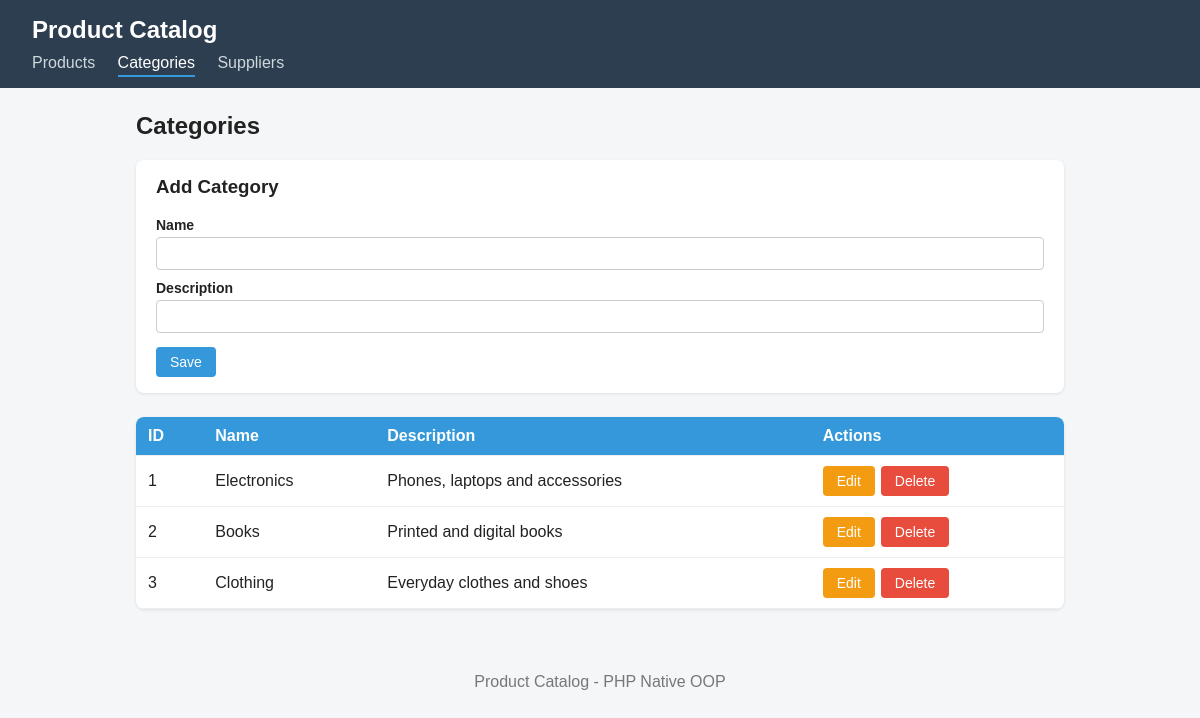
The app's page /index.php?page=categories with its own data.
### tables this page shows
CREATE TABLE categories (
    id INT AUTO_INCREMENT PRIMARY KEY,
    name VARCHAR(100) NOT NULL,
    description VARCHAR(255)
);

### index.php (called while the page is built, shortened)
<?php
require_once 'class/Category.php';
try {
    $database = new Database();
    $db = $database->connect();
} catch (PDOException $e) {
    die('Database connection failed. Check config/db.php and make sure MySQL is running.');
}
$category = new Category($db);
$page = $_GET['page'] ?? 'products';
$editId = isset($_GET['edit']) ? (int) $_GET['edit'] : 0;
require 'view/header.php';
require 'view/' . $page . '.php';
require 'view/footer.php';

### class/Category.php (called while the page is built, shortened)
<?php
class Category
{
    private $db;
    public function __construct($db)
    {
        $this->db = $db;
    }
    public function getAll()
    {
        $stmt = $this->db->prepare("SELECT * FROM categories ORDER BY id");
        $stmt->execute();
        return $stmt->fetchAll();
    }
}

### view/categories.php (the view, shortened to what this page needs)
<?php
$editRow = $editId ? $category->getById($editId) : null;
$rows = $category->getAll();
?>
<h2>Categories</h2>
<form method="post" action="index.php?page=categories" class="card">
    <h3><?= $editRow ? 'Edit Category' : 'Add Category' ?></h3>
    <label>Name</label>
    <input type="text" name="name" required value="<?= htmlspecialchars($editRow['name'] ?? '') ?>">
    <label>Description</label>
    <input type="text" name="description" value="<?= htmlspecialchars($editRow['description'] ?? '') ?>">
    <div class="actions">
        <button type="submit"><?= $editRow ? 'Update' : 'Save' ?></button>
    </div>
</form>
<table>
    <thead>
        <tr><th>ID</th><th>Name</th><th>Description</th><th>Actions</th></tr>
    </thead>
    <tbody>
    <?php foreach ($rows as $row): ?>
        <tr>
            <td><?= $row['id'] ?></td>
            <td><?= htmlspecialchars($row['name']) ?></td>
            <td><?= htmlspecialchars($row['description'] ?? '') ?></td>
            <td class="row-actions">
                <a href="index.php?page=categories&edit=<?= $row['id'] ?>" class="btn-edit">Edit</a>
                <form method="post" action="index.php?page=categories" onsubmit="return confirm('Delete this category?')">
                    <button type="submit" class="btn-delete">Delete</button>
                </form>
            </td>
        </tr>
    <?php endforeach; ?>
    </tbody>
</table>

### style.css (style rules this page uses)
* { box-sizing: border-box; }
body { margin: 0; font-family: Arial, sans-serif; background: #f4f6f8; color: #222; }
.card { background: #fff; padding: 16px 20px; border-radius: 8px; margin-bottom: 24px; box-shadow: 0 1px 3px rgba(0,0,0,.1); }
.card h3 { margin-top: 0; }
label { display: block; margin: 10px 0 4px; font-weight: bold; font-size: 14px; }
input[type=text], input[type=email], input[type=number], select { width: 100%; padding: 8px; border: 1px solid #ccc; border-radius: 4px; }
button, .btn-cancel, .btn-edit { display: inline-block; padding: 7px 14px; border: none; border-radius: 4px; background: #3498db; color: #fff; cursor: pointer; text-decoration: none; font-size: 14px; }
.actions { margin-top: 14px; display: flex; gap: 8px; align-items: center; }
.btn-edit { background: #f39c12; }
.btn-delete { background: #e74c3c; }
table { width: 100%; border-collapse: collapse; background: #fff; border-radius: 8px; overflow: hidden; box-shadow: 0 1px 3px rgba(0,0,0,.1); }
th, td { padding: 10px 12px; text-align: left; border-bottom: 1px solid #eee; }
th { background: #3498db; color: #fff; }
.row-actions { display: flex; gap: 6px; }
.row-actions form { margin: 0; }

### records on screen
categories: id "1", name "Electronics", description "Phones, laptops and accessories"
categories: id "2", name "Books", description "Printed and digital books"
categories: id "3", name "Clothing", description "Everyday clothes and shoes"
